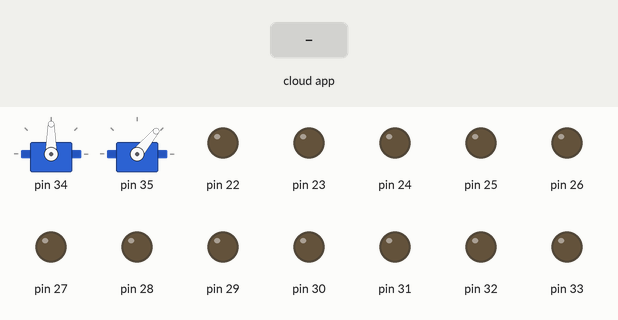
The sketch below on a simulated Arduino Mega 2560, built with avr-gcc and run on an emulated ATmega2560. On the bench: 2 × servo, output pins drawn as LEDs (lit = HIGH). The inputs (shaded band) are chosen by the test bench. The ROS host is connected and sends only what is stated.

Above: at 1.2 s.
1.3 s: the phone or cloud app sets linear.x to -100
At 1.8 s:
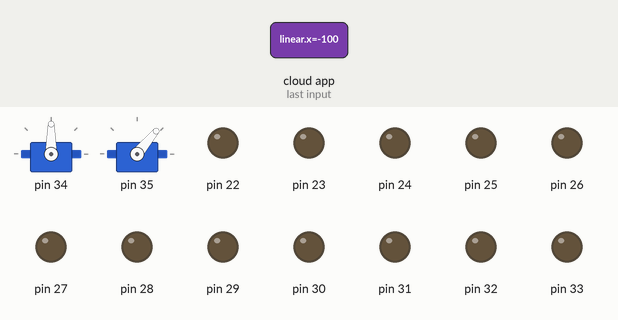
2.9 s: the phone or cloud app sets angular.z to -100
At 4.0 s:
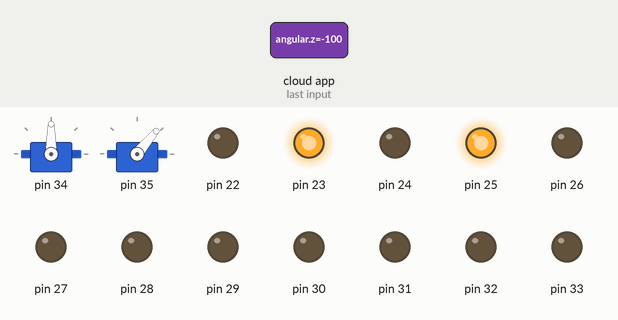
4.4 s: the phone or cloud app sets linear.x to 100
At 5.6 s:
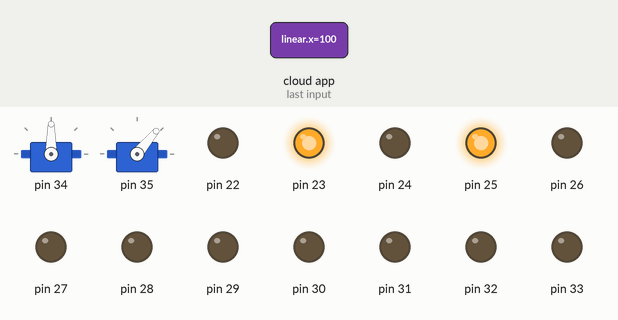
Timing chart, 0 to 7.4 s (numbered marks = the images above; inputs shaded):
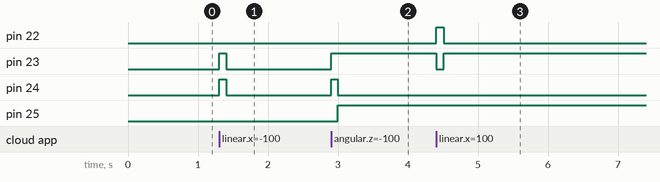

The sketch:

digger_firmware.ino
```cpp
#if (ARDUINO >= 100)
 #include <Arduino.h>
#else
 #include <WProgram.h>
#endif

#include <ros.h>
#include <servo.h>

#include <std_msgs/Int16MultiArray.h>
#include <std_msgs/String.h>
#include <geometry_msgs/Twist.h>
#include <sensor_msgs/JointState.h>

//drive (some may be redundant...
const int del = 100;
const float dead_zone = 0.1;

ros::NodeHandle  nh;

//servos (pan+tilt only for now)
const int InitialState[12] = {90,50}; //,0,0,0,0,0,0,0,0,0,0}; //{90,90,90,90,90,90,90,90,90,90,90,90};
Servo servo[2];
//pins from 22-34


float float2dp (float foo) {
  return float(int (foo * 100))/100;
}

void motor_cb(const geometry_msgs::Twist& msg){
  //normalize teleop input
  float vel_lin = msg.linear.x/0.22;
  float vel_ang = msg.angular.z/2.84;

  if (vel_lin >= dead_zone) {
      forward();
  } else if (vel_lin <= -dead_zone) {
    back();
  } else {
    stop_all();
  }
  //bad code i know!
  //if linear velocity=0, go directly to linear
  if (vel_lin !=0) {
    delay(del*(vel_lin/(vel_lin+vel_ang)));
  }

  if (vel_ang >= dead_zone) {
    left();
  } else if (vel_ang <= -dead_zone) {
    right();
  } else {
    stop_all();
  }
  //bad code i know!
  //if angular velocity=0, linear command will continue
  if (vel_ang !=0) {
    delay(del*(vel_ang/(vel_lin+vel_ang)));
  }
}

//as long as we get input, move forward
void test_cb(const geometry_msgs::Twist& msg){
  forward();
}

//void servo_cb(const sensor_msgs::JointState& cmd_msg){

//todo: no array min size checks...
void servo_cb(const std_msgs::Int16MultiArray& cmd_msg){

  //26 to 34
  for (int i=0;i<8;i++) {
    if (cmd_msg.data[i] > 0) {
      digitalWrite(i+26, HIGH);
    } else {
      digitalWrite(i+26, LOW);
    }
  }

  //tilt = 34
  servo[0].write(cmd_msg.data[8]);
  //pan = 35
  servo[1].write(cmd_msg.data[9]);
}


ros::Subscriber<geometry_msgs::Twist> sub_twist("cmd_vel", motor_cb);
//ros::Subscriber<sensor_msgs::JointState> sub_servo("digger_arm", servo_cb);
ros::Subscriber<std_msgs::Int16MultiArray> sub_servo("digger_arm", servo_cb);

void setup() {
  // Setup mega outputs
  for (int i=22;i<=33;i++) {
    pinMode(i, OUTPUT);
    digitalWrite(i, LOW);
  }

  //setup Servos (pan/tilt)
  for (int i=0;i<2;i++) {
    pinMode(i+34, OUTPUT);
    servo[i].attach(i+34);

    //inital state index: pin34=index0
    servo[i].write(InitialState[i]);
  }

  //ROS init
  nh.initNode();
  nh.subscribe(sub_twist);
  nh.subscribe(sub_servo);
}

int testdelay = 200;

void test_arm () {
  for (int i=26;i<=34;i++) {
    digitalWrite(i, HIGH);
    digitalWrite(i-1, LOW);
    delay(100);
  }
}

void test_drive () {
  forward();
  delay(1000);
  back();
  delay(1000);
  left();
  delay(1000);
  right();
  delay(1000);
}

void forward () {
  digitalWrite(22, HIGH);
  digitalWrite(23, LOW);
  digitalWrite(24, LOW);
  digitalWrite(25, HIGH);
}

void stop_all () {
  digitalWrite(22, LOW);
  digitalWrite(23, LOW);
  digitalWrite(24, LOW);
  digitalWrite(25, LOW);
}

void back() {
  digitalWrite(22, LOW);
  digitalWrite(23, HIGH);
  digitalWrite(24, HIGH);
  digitalWrite(25, LOW);
}

void left () {
  digitalWrite(22, HIGH);
  digitalWrite(23, LOW);
  digitalWrite(24, HIGH);
  digitalWrite(25, LOW);
}

void right () {
  digitalWrite(22, LOW);
  digitalWrite(23, HIGH);
  digitalWrite(24, LOW);
  digitalWrite(25, HIGH);
}

void loop() {
  nh.spinOnce();
  delay(1);
}
```

Measured:
- after the input at 1.3 s, pin 23, pin 24: LOW → HIGH at once, → LOW 0.10 s later
- after the input at 2.9 s, pin 23: LOW → HIGH at once; pin 24: LOW → HIGH at once, → LOW 0.09 s later; pin 25: LOW → HIGH after 0.09 s
- after the input at 4.4 s, pin 22: LOW → HIGH at once, → LOW 0.11 s later; pin 23: HIGH → LOW at once, → HIGH 0.11 s later
